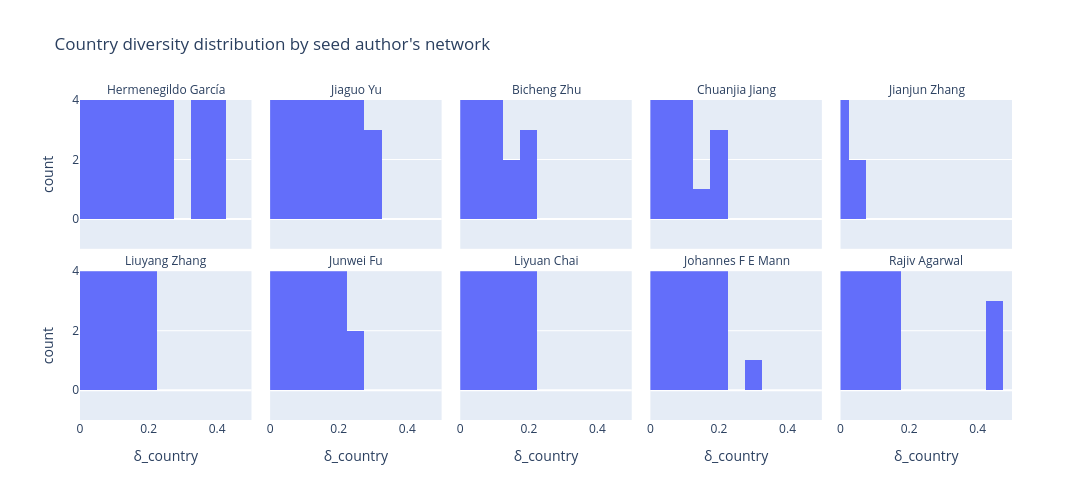

This figure's notebook cell:
### Code cell
# One histogram per seed showing their co-authors' country diversity
multi_with_seed["seed_name"] = multi_with_seed["seed"].map(seed_name_lookup)

fig = px.histogram(
    multi_with_seed.dropna(subset=["seed_name"]),
    x="delta_country",
    facet_col="seed_name",
    facet_col_wrap=5,  # 5 per row = 2 rows of 5
    nbins=20,
    title="Country diversity distribution by seed author's network",
    labels={"delta_country": "δ_country", "count": "Number of co-authors"},
)

# Clean up facet titles (remove "seed_name=" prefix)
fig.for_each_annotation(lambda a: a.update(text=a.text.split("=")[-1]))

# Set consistent x-axis range so distributions are visually comparable
fig.update_xaxes(range=[0, 0.5])

fig.update_layout(width=1400, height=500, showlegend=False)
fig.show()

### Figure 1 — Plotly figure (JSON) as saved in the notebook; plotly's stock layout.template omitted (floating-point values rounded to 4 significant figures; data arrays with more than 128 entries replaced by an {"elided": "..."} marker saying what was removed)
{"data": [{"bingroup": "x", "hovertemplate": "seed_name=Hermenegildo García<br>δ_country=%{x}<br>count=%{y}<extra></extra>", "legendgroup": "", "marker": {"color": "#636efa", "pattern": {"shape": ""}}, "name": "", "nbinsx": 20, "orientation": "v", "showlegend": false, "type": "histogram", "x": {"elided": "319 float values"}, "xaxis": "x6", "yaxis": "y6"}, {"bingroup": "x", "hovertemplate": "seed_name=Jiaguo Yu<br>δ_country=%{x}<br>count=%{y}<extra></extra>", "legendgroup": "", "marker": {"color": "#636efa", "pattern": {"shape": ""}}, "name": "", "nbinsx": 20, "orientation": "v", "showlegend": false, "type": "histogram", "x": {"elided": "382 float values"}, "xaxis": "x7", "yaxis": "y7"}, {"bingroup": "x", "hovertemplate": "seed_name=Bicheng Zhu<br>δ_country=%{x}<br>count=%{y}<extra></extra>", "legendgroup": "", "marker": {"color": "#636efa", "pattern": {"shape": ""}}, "name": "", "nbinsx": 20, "orientation": "v", "showlegend": false, "type": "histogram", "x": [0.1058, 0.07576, 0.02097, 0.1482, 0.1049, 0.03206, 0.09062, 0.0, 0.04453, 0.1123, 0.02032, 0.0425, 0.1015, 0.1831, 0.1624, 0.1944, 0.075, 0.075, 0.075, 0.075, 0.075, 0.075, 0.075, 0.075, 0.05518, 0.0, 0.0, 0.0, 0.0, 0.0, 0.0, 0.0, 0.06713, 0.1111, 0.1111, 0.0, 0.0, 0.0, 0.0, 0.0, 0.0, 0.0, 0.0, 0.0, 0.0, 0.0, 0.0, 0.0, 0.0, 0.0, 0.0, 0.0, 0.2085, 0.0, 0.0, 0.0, 0.0, 0.0, 0.0, 0.0, 0.0, 0.0, 0.0], "xaxis": "x8", "yaxis": "y8"}, {"bingroup": "x", "hovertemplate": "seed_name=Chuanjia Jiang<br>δ_country=%{x}<br>count=%{y}<extra></extra>", "legendgroup": "", "marker": {"color": "#636efa", "pattern": {"shape": ""}}, "name": "", "nbinsx": 20, "orientation": "v", "showlegend": false, "type": "histogram", "x": [0.04033, 0.02987, 0.06787, 0.08642, 0.02099, 0.03447, 0.03477, 0.1448, 0.04317, 0.06366, 0.06366, 0.06481, 0.025, 0.0, 0.0, 0.07506, 0.2165, 0.2152, 0.1084, 0.1097, 0.0, 0.0, 0.2083, 0.08102, 0.08102, 0.0, 0.0, 0.0, 0.01107, 0.0, 0.1017, 0.03543, 0.0, 0.0, 0.0, 0.0, 0.0, 0.0, 0.0, 0.0, 0.0, 0.0, 0.0, 0.05208, 0.0, 0.07667], "xaxis": "x9", "yaxis": "y9"}, {"bingroup": "x", "hovertemplate": "seed_name=Jianjun Zhang<br>δ_country=%{x}<br>count=%{y}<extra></extra>", "legendgroup": "", "marker": {"color": "#636efa", "pattern": {"shape": ""}}, "name": "", "nbinsx": 20, "orientation": "v", "showlegend": false, "type": "histogram", "x": [0.01942, 0.04704, 0.0149, 0.0, 0.0, 0.0, 0.0, 0.0, 0.06366, 0.0, 0.0], "xaxis": "x10", "yaxis": "y10"}, {"bingroup": "x", "hovertemplate": "seed_name=Liuyang Zhang<br>δ_country=%{x}<br>count=%{y}<extra></extra>", "legendgroup": "", "marker": {"color": "#636efa", "pattern": {"shape": ""}}, "name": "", "nbinsx": 20, "orientation": "v", "showlegend": false, "type": "histogram", "x": [0.03427, 0.1953, 0.1953, 0.1953, 0.0, 0.02999, 0.0, 0.09605, 0.0, 0.1503, 0.1503, 0.02743, 0.01681, 0.03306, 0.05781, 0.04256, 0.0, 0.0, 0.0, 0.0, 0.0, 0.0, 0.0, 0.01451, 0.0337, 0.01072, 0.0, 0.01459, 0.1216, 0.03615, 0.03772, 0.02961, 0.0, 0.02541, 0.0, 0.0, 0.0, 0.0, 0.0, 0.0, 0.0, 0.0, 0.03541, 0.06082, 0.1209, 0.105, 0.0, 0.0, 0.01834, 0.02178, 0.0, 0.0, 0.03497, 0.03497, 0.03497, 0.03497, 0.07513, 0.07513, 0.0, 0.0, 0.0, 0.0, 0.1133, 0.0, 0.0299, 0.0, 0.04125, 0.1886, 0.1944, 0.06655, 0.169, 0.0, 0.0, 0.0, 0.01363, 0.0304, 0.1308, 0.05938, 0.1096, 0.1096, 0.0, 0.0, 0.0, 0.0, 0.05022, 0.0, 0.2025, 0.1543, 0.0, 0.0, 0.0, 0.0, 0.0, 0.0, 0.0, 0.0, 0.0, 0.0, 0.0, 0.1181, 0.08854, 0.0, 0.0, 0.0, 0.0, 0.0, 0.0, 0.0, 0.0, 0.0, 0.0, 0.0], "xaxis": "x", "yaxis": "y"}, {"bingroup": "x", "hovertemplate": "seed_name=Junwei Fu<br>δ_country=%{x}<br>count=%{y}<extra></extra>", "legendgroup": "", "marker": {"color": "#636efa", "pattern": {"shape": ""}}, "name": "", "nbinsx": 20, "orientation": "v", "showlegend": false, "type": "histogram", "x": {"elided": "154 float values"}, "xaxis": "x2", "yaxis": "y2"}, {"bingroup": "x", "hovertemplate": "seed_name=Liyuan Chai<br>δ_country=%{x}<br>count=%{y}<extra></extra>", "legendgroup": "", "marker": {"color": "#636efa", "pattern": {"shape": ""}}, "name": "", "nbinsx": 20, "orientation": "v", "showlegend": false, "type": "histogram", "x": {"elided": "321 float values"}, "xaxis": "x3", "yaxis": "y3"}, {"bingroup": "x", "hovertemplate": "seed_name=Johannes F E Mann<br>δ_country=%{x}<br>count=%{y}<extra></extra>", "legendgroup": "", "marker": {"color": "#636efa", "pattern": {"shape": ""}}, "name": "", "nbinsx": 20, "orientation": "v", "showlegend": false, "type": "histogram", "x": {"elided": "293 float values"}, "xaxis": "x4", "yaxis": "y4"}, {"bingroup": "x", "hovertemplate": "seed_name=Rajiv Agarwal<br>δ_country=%{x}<br>count=%{y}<extra></extra>", "legendgroup": "", "marker": {"color": "#636efa", "pattern": {"shape": ""}}, "name": "", "nbinsx": 20, "orientation": "v", "showlegend": false, "type": "histogram", "x": {"elided": "332 float values"}, "xaxis": "x5", "yaxis": "y5"}], "layout": {"annotations": [{"font": {}, "showarrow": false, "text": "Liuyang Zhang", "x": 0.092, "xanchor": "center", "xref": "paper", "y": 0.465, "yanchor": "bottom", "yref": "paper"}, {"font": {}, "showarrow": false, "text": "Junwei Fu", "x": 0.296, "xanchor": "center", "xref": "paper", "y": 0.465, "yanchor": "bottom", "yref": "paper"}, {"font": {}, "showarrow": false, "text": "Liyuan Chai", "x": 0.5, "xanchor": "center", "xref": "paper", "y": 0.465, "yanchor": "bottom", "yref": "paper"}, {"font": {}, "showarrow": false, "text": "Johannes F E Mann", "x": 0.704, "xanchor": "center", "xref": "paper", "y": 0.465, "yanchor": "bottom", "yref": "paper"}, {"font": {}, "showarrow": false, "text": "Rajiv Agarwal", "x": 0.908, "xanchor": "center", "xref": "paper", "y": 0.465, "yanchor": "bottom", "yref": "paper"}, {"font": {}, "showarrow": false, "text": "Hermenegildo García", "x": 0.092, "xanchor": "center", "xref": "paper", "y": 1.0, "yanchor": "bottom", "yref": "paper"}, {"font": {}, "showarrow": false, "text": "Jiaguo Yu", "x": 0.296, "xanchor": "center", "xref": "paper", "y": 1.0, "yanchor": "bottom", "yref": "paper"}, {"font": {}, "showarrow": false, "text": "Bicheng Zhu", "x": 0.5, "xanchor": "center", "xref": "paper", "y": 1.0, "yanchor": "bottom", "yref": "paper"}, {"font": {}, "showarrow": false, "text": "Chuanjia Jiang", "x": 0.704, "xanchor": "center", "xref": "paper", "y": 1.0, "yanchor": "bottom", "yref": "paper"}, {"font": {}, "showarrow": false, "text": "Jianjun Zhang", "x": 0.908, "xanchor": "center", "xref": "paper", "y": 1.0, "yanchor": "bottom", "yref": "paper"}], "barmode": "relative", "height": 500, "legend": {"tracegroupgap": 0}, "showlegend": false, "title": {"text": "Country diversity distribution by seed author's network"}, "width": 1400, "xaxis": {"anchor": "y", "domain": [0, 0.184], "range": [0, 0.5], "title": {"text": "δ_country"}}, "xaxis10": {"anchor": "y10", "domain": [0.816, 1], "matches": "x", "range": [0, 0.5], "showticklabels": false}, "xaxis2": {"anchor": "y2", "domain": [0.204, 0.388], "matches": "x", "range": [0, 0.5], "title": {"text": "δ_country"}}, "xaxis3": {"anchor": "y3", "domain": [0.408, 0.592], "matches": "x", "range": [0, 0.5], "title": {"text": "δ_country"}}, "xaxis4": {"anchor": "y4", "domain": [0.612, 0.796], "matches": "x", "range": [0, 0.5], "title": {"text": "δ_country"}}, "xaxis5": {"anchor": "y5", "domain": [0.816, 1], "matches": "x", "range": [0, 0.5], "title": {"text": "δ_country"}}, "xaxis6": {"anchor": "y6", "domain": [0, 0.184], "matches": "x", "range": [0, 0.5], "showticklabels": false}, "xaxis7": {"anchor": "y7", "domain": [0.204, 0.388], "matches": "x", "range": [0, 0.5], "showticklabels": false}, "xaxis8": {"anchor": "y8", "domain": [0.408, 0.592], "matches": "x", "range": [0, 0.5], "showticklabels": false}, "xaxis9": {"anchor": "y9", "domain": [0.612, 0.796], "matches": "x", "range": [0, 0.5], "showticklabels": false}, "yaxis": {"anchor": "x", "domain": [0, 0.465], "title": {"text": "count"}}, "yaxis10": {"anchor": "x10", "domain": [0.535, 1.0], "matches": "y", "showticklabels": false}, "yaxis2": {"anchor": "x2", "domain": [0, 0.465], "matches": "y", "showticklabels": false}, "yaxis3": {"anchor": "x3", "domain": [0, 0.465], "matches": "y", "showticklabels": false}, "yaxis4": {"anchor": "x4", "domain": [0, 0.465], "matches": "y", "showticklabels": false}, "yaxis5": {"anchor": "x5", "domain": [0, 0.465], "matches": "y", "showticklabels": false}, "yaxis6": {"anchor": "x6", "domain": [0.535, 1.0], "matches": "y", "title": {"text": "count"}}, "yaxis7": {"anchor": "x7", "domain": [0.535, 1.0], "matches": "y", "showticklabels": false}, "yaxis8": {"anchor": "x8", "domain": [0.535, 1.0], "matches": "y", "showticklabels": false}, "yaxis9": {"anchor": "x9", "domain": [0.535, 1.0], "matches": "y", "showticklabels": false}}}
